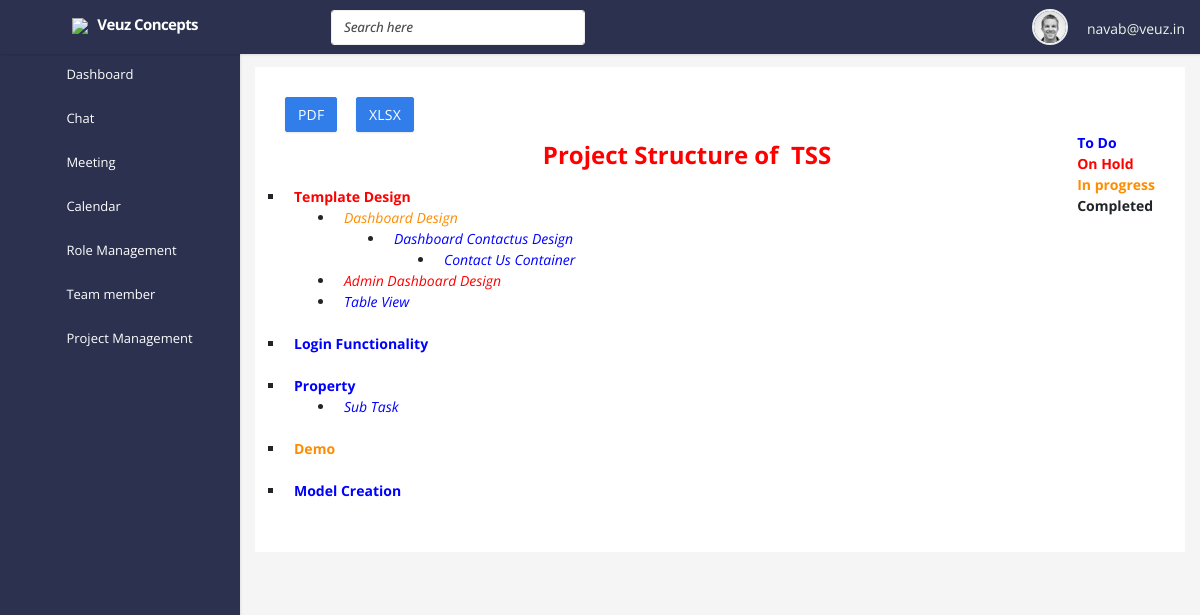
The page /project_tree_structure?project_id=1 (signed in) on the database as committed earlier.
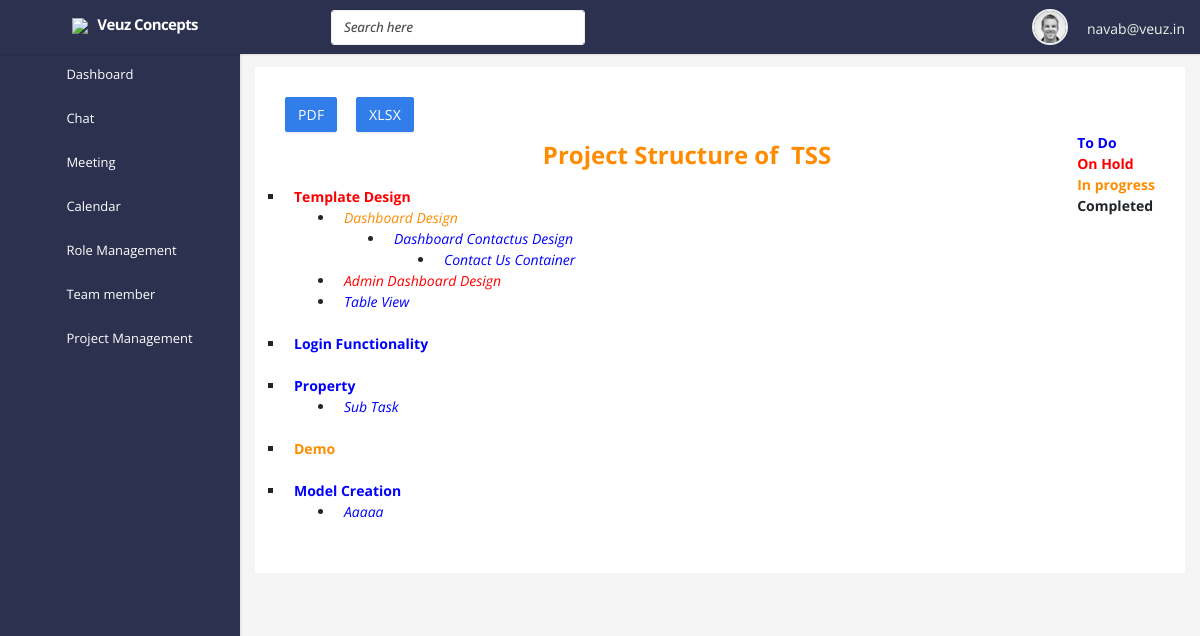
The same page on the database as committed later.
### my_app/models.py (models this page shows, shortened)
class common_table(models.Model):
    created_by = models.ForeignKey(User, related_name="%(app_label)s_%(class)s_ownership",on_delete=models.CASCADE,null=True)
    created_dt = models.DateField(auto_now=True)
    updated_by =  models.ForeignKey(User, related_name="%(app_label)s_%(class)s_ownership1",on_delete=models.CASCADE,null=True)
    updated_dt = models.DateField(null=True)
    created_tm = models.TimeField(auto_now=True)
    updated_tm = models.TimeField(null=True)
    status = models.CharField(max_length=10, null=True)
    class Meta:
        abstract = True

class status_name_master(common_table):
    active_user_id = models.ForeignKey(User_details,related_name="task_active_userid",on_delete=models.CASCADE,null=True)
    active_auth_user_id = models.ForeignKey(User,related_name="task_active_auth_id",on_delete=models.CASCADE,null=True)
    status_name = models.CharField(max_length=15,null=True)
    status_color = models.CharField(max_length=55,null=True)
    company_id = models.ForeignKey(company_master, on_delete=models.CASCADE,related_name="status_company_id", null=True)
    def __str__(self) -> str:
        return self.status_name

class sub_space_master(common_table):
    space_id = models.ForeignKey(space_master,related_name="sub_space_master_id",on_delete=models.CASCADE,null=True)
    sub_space_name = models.CharField(max_length=50,null=True)
    active_account_id = models.ForeignKey(User_details,related_name="sup_space_master_userid",on_delete=models.CASCADE,null=True)
    added_user_id = models.ForeignKey(User,related_name="sub_space_master_auth_id",on_delete=models.CASCADE,null=True)
    bucket_mapping_id = models.ForeignKey(status_name_master,related_name="sub_space_bucket_id",on_delete=models.CASCADE,null=True)
    progress = models.CharField(max_length=50,choices=progress,null=True)
    priority = models.CharField(max_length=50,choices=priority,null=True)
    notes = models.TextField(null=True)
    Planning_start_date = models.DateField(blank=True)
    Planning_end_date = models.DateField(blank=True)
    Actual_start_date = models.DateField(blank=True)
    Actual_end_date= models.DateField(blank=True)
    invite_user_details_id = models.ManyToManyField(User_details,related_name="sub_space_userdetails")
    invite_user_auth_id = models.ManyToManyField(User,related_name="sub_space_auth")

class Add_task_master(common_table):
    space_id = models.ForeignKey(space_master,related_name="add_task_master_space",on_delete=models.CASCADE,null=True)
    sub_space_id = models.ForeignKey(sub_space_master,related_name="add_sub_space",on_delete=models.CASCADE,null=True)
    parent_id = models.ForeignKey('self',blank=True,null=True,related_name='sub_task',on_delete=models.CASCADE)
    task_name = models.CharField(max_length=50,null=True)
    buckets = models.CharField(max_length=50,choices=buckets,null=True)
    bucket_mapping_id = models.ForeignKey(status_name_master,related_name="Add_task_master_bucket_id",on_delete=models.CASCADE)
    progress = models.CharField(max_length=50,choices=progress,null=True)
    priority = models.CharField(max_length=50,choices=priority,null=True)
    notes = models.TextField(null=True)
    start_date = models.DateField(blank=True)
    end_date = models.DateField(blank=True)
    task_status = models.CharField(max_length=50,null=True)

### my_app/views.py (the view)
# urls.py: path('project_tree_structure',views.project_tree_structure,name='project_tree_structure'),
def project_tree_structure(request):
    sub_space_id = request.GET.get("project_id")
    sub_space_data = sub_space_master.objects.get(id=sub_space_id)
    task_details = Add_task_master.objects.filter(sub_space_id=sub_space_id,parent_id = None)
    space_id = sub_space_data.space_id_id
    data_space_model = space_master.objects.get(id=space_id)
    space_task_status = data_space_model.task_status.all()
    print("space_task_status:::::::::",str(space_task_status))
    context ={
        "task_details":task_details,
        "sub_space_data":sub_space_data,
        "sub_space_id":sub_space_id,
        'space_task_status':space_task_status
    }
    return render(request, "project_tree_structure.html",context)

### my_app/templatetags/permissions.py (called while the page is built, shortened)
@register.filter(name='company_nav_perm_check')
def company_nav_perm_check(value,args):
    user_dat = User.objects.get(id=value)
    try:
        user_details = User_details.objects.get(auth_user=user_dat)
    except:
        pass
    st = user_dat.is_superuser
    if st == True:
        if args == "Role" or args == "Team member":
            return False
        else:
            return True
    if user_details.user_type == "company_admin":
        if args == "Role" or args == "Team member":
            return True

@register.inclusion_tag('tree_structure.html')
def tree_structure(task):
    subs = task.sub_task.all()
    return {"subs": subs}

### my_app/templates/project_tree_structure.html (shortened to what this page needs)
{% extends "base.html" %}
{% load static %}
{% load permissions %}
{% block content %}
<div class="content-right">
    <div class="margin-class-this">
        <div class="row">
            <div class="col-lg-12">
                <div class="card card-shadow">
                    <div class="card-body body-change card-border project-detailpage">
                        <div id="controls" class="">
                            <button type="button" onclick="Export_to_pdf()"  class="btn btn-primary waves-effect waves-light">PDF</button>&nbsp;&nbsp;&nbsp;&nbsp;
                            <button type="button" onclick="Export_to_excel()" class="btn btn-primary waves-effect waves-light">XLSX</button>
                        </div>
                        <div class="tree_class">
                            <div class="row" style="float: right;">
                                <ul>
                                    {% for i in space_task_status %}
                                    <li>
                                        <span style="    padding: 1px 10px;
                                        font-weight: bold;
                                        font-size: 14px;color: {{i.status_color}};">{{i.status_name}}</span></li>
                                    {% endfor %}
                                </ul>
                            </div>
                            <h4 style="    padding: 12px 12px;
                            text-align: center;
                            align-items: center;
                            font-weight: bold;
                            font-size: 24px;color: {{sub_space_data.bucket_mapping_id.status_color}};">
                                Project Structure of&nbsp; {{sub_space_data.sub_space_name}}
                            </h4>
                            <ul style="list-style-type:square">
                                {% for task in task_details %}
                                    <li>
                                        <b style="color: {{task.bucket_mapping_id.status_color}};    padding: 14px 9px;
                                        font-weight: bold;">{{ task.task_name|title }}</b>
                                        {% tree_structure task %}
                                    </li>
                                    <br>
                                {% endfor %}
                            </ul>
                        </div>
                    </div>
                </div>
            </div>
        </div>
    </div>
</div>
{% endblock %}

### my_app/templates/tree_structure.html
{% load permissions %}
<ul style="list-style-type:disc">
    {% for sub in subs %}
        <li style="margin-left: 50px;">
            <i style="color: {{sub.bucket_mapping_id.status_color}}; padding: 14px 9px; ">{{ sub.task_name|title }}</i>
    {% tree_structure sub %}
        </li>
    {% endfor %}
</ul>

Rows that differ between the two databases and show on the page:
changed sub_space_master "TSS": bucket_mapping_id_id 2 → 3 (drawn)
added Add_task_master: task_name "Aaaaa", shown under "Model Creation"
